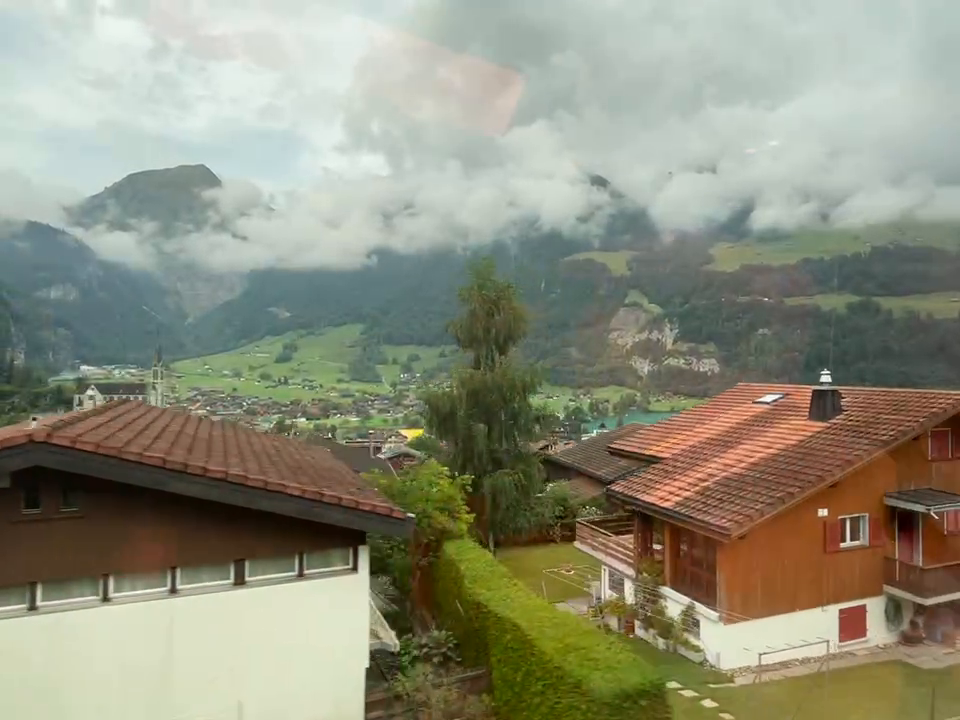
#> input picture frame 38 of image/test2.mp4, 960 x 720 px
$ python ORB.py
#> lines starting #> are read from the running program, lines starting #| are printed output that depends on the picture
import cv2
import numpy as np

# file_name = 'image/test1.mp4'
file_name = 'image/test2.mp4'

cap = cv2.VideoCapture(file_name)
cap_delay = cv2.VideoCapture(file_name)


orb = cv2.ORB_create(nfeatures=500,scaleFactor=1.2,nlevels=8,edgeThreshold=31,firstLevel=0,WTA_K=2,scoreType=cv2.ORB_HARRIS_SCORE,patchSize=31,fastThreshold=20)
ret, frame = cap.read()
#> frame is the input picture: shape (720, 960, 3); mean B, G, R 123.2, 142.8, 142.3
ret_delay, delay_frame = cap_delay.read()
fig = np.hstack((frame,delay_frame))
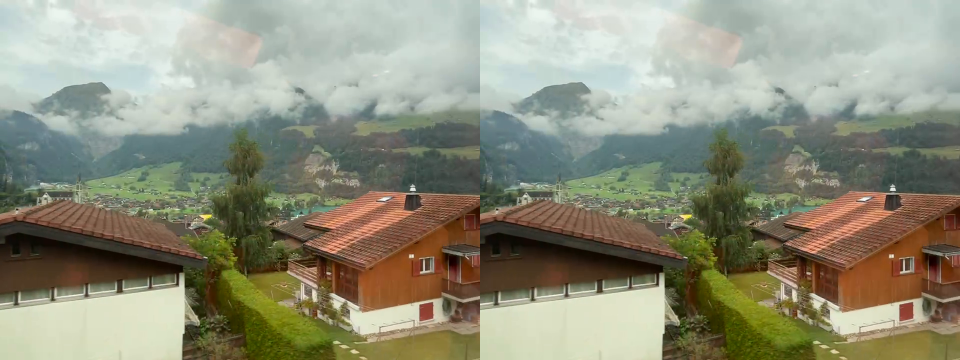
#> fig: shape (720, 1920, 3) (shown at 1/2 size); mean B, G, R 123.2, 142.8, 142.3

delay = -5
while True:
    cv2.imshow('camera',fig)
    delay += 1

    ret, frame_new = cap.read()
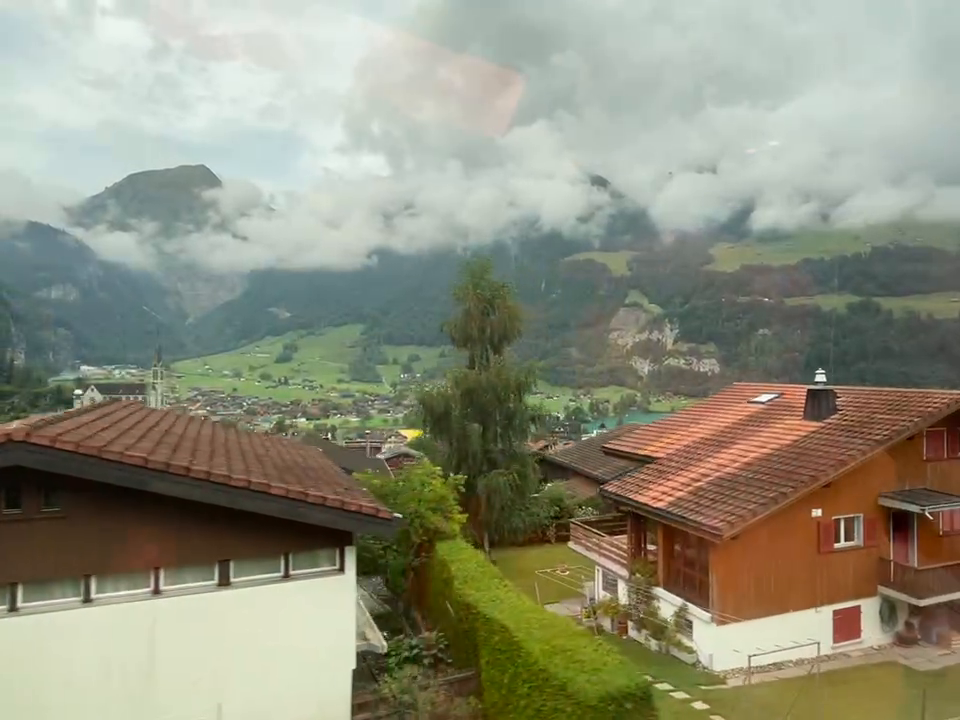
#> input picture frame 39 of image/test2.mp4, 960 x 720 px
#> frame_new is the input picture: shape (720, 960, 3); mean B, G, R 123.1, 142.7, 142.3
    if ret:
        frame = frame_new
        kp,des = orb.detectAndCompute(frame,None)
#> kp = 500 keypoints; strongest (x, y, size): (823, 375, 31), (845, 540, 31), (818, 371, 37.2), (823, 376, 37.2)
    # image_with_keypoints = cv2.drawKeypoints(frame, kp, None, color=(0,255,0),flags=0)

    if delay>0:
        ret_delay, delay_frame = cap_delay.read()
        if not ret_delay:
            break
        kp_delay,des_delay = orb.detectAndCompute(delay_frame,None)
        # image_delay_with_keypoints = cv2.drawKeypoints(delay_frame, kp_delay, None, color=(0,255,0),flags=0)

        bf = cv2.BFMatcher(cv2.NORM_HAMMING, crossCheck = True)
        matches = bf.match(des, des_delay)
        # matches = sorted(matches, key = lambda x:x.distance)
        fig = cv2.drawMatches(frame, kp, delay_frame, kp_delay, matches, None, flags=2)

    if cv2.waitKey(25) & 0xFF == ord('q'):
#> (key q is pressed here)
        break

cap.release()
cv2.destroyAllWindows()

$ run again, starting later in the video
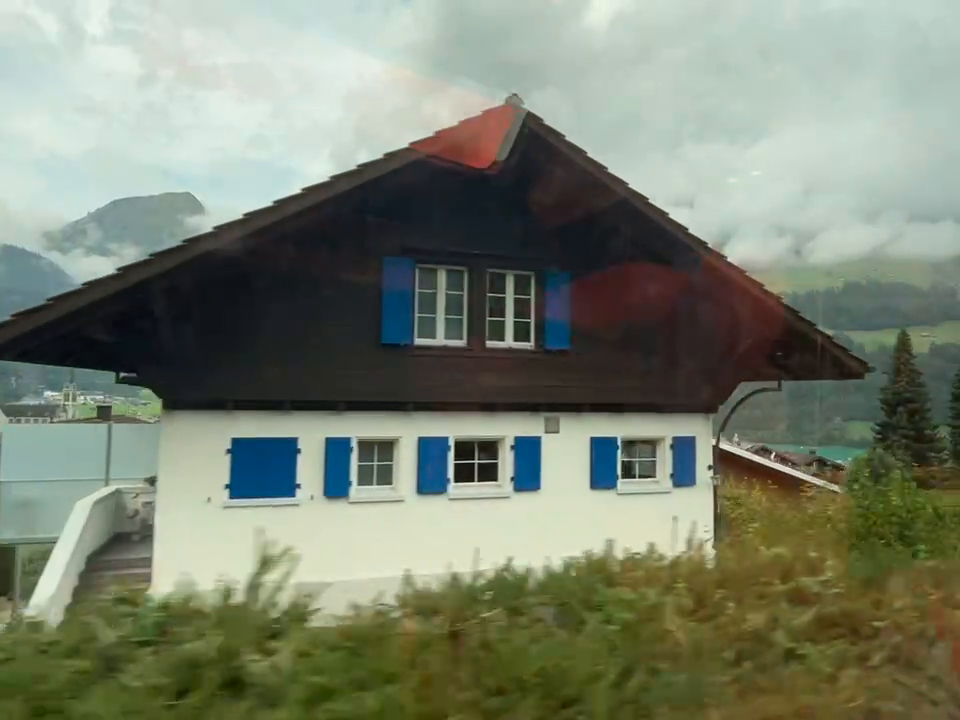
#> input picture frame 174 of image/test2.mp4, 960 x 720 px
#> frame is the input picture: shape (720, 960, 3); mean B, G, R 111.4, 129.1, 121.5
#> `fig = np.hstack((frame,delay_frame))`:
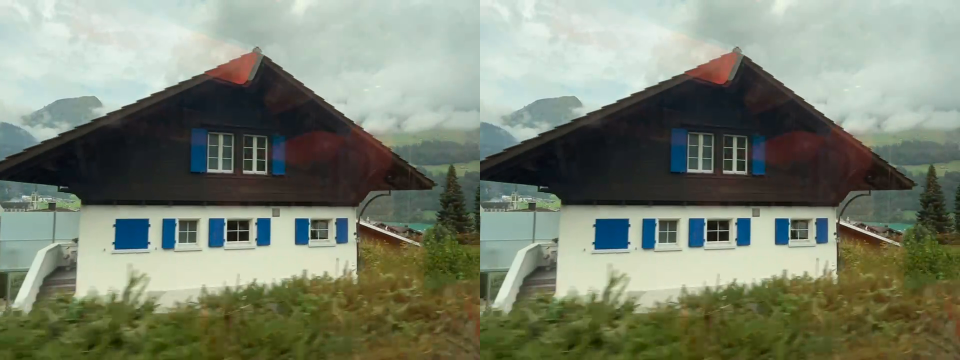
#> fig: shape (720, 1920, 3) (shown at 1/2 size); mean B, G, R 111.4, 129.1, 121.5
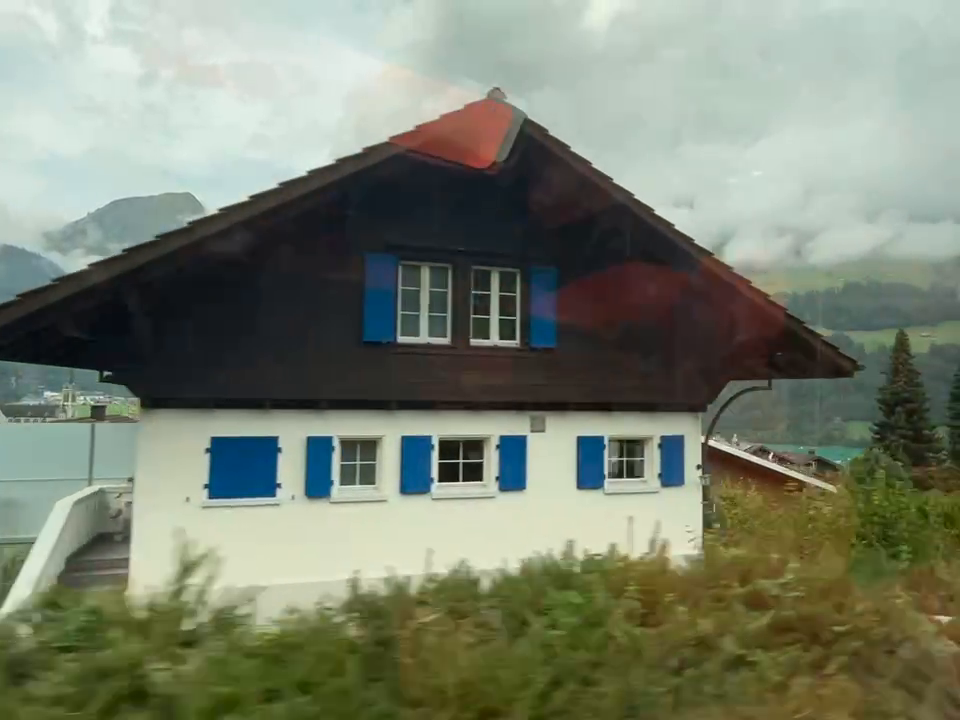
#> input picture frame 175 of image/test2.mp4, 960 x 720 px
#> frame_new is the input picture: shape (720, 960, 3); mean B, G, R 110.3, 127.9, 120.7
#> kp = 500 keypoints; strongest (x, y, size): (439, 463, 31), (458, 480, 31), (440, 458, 31), (439, 481, 31)

$ run again, starting later in the video
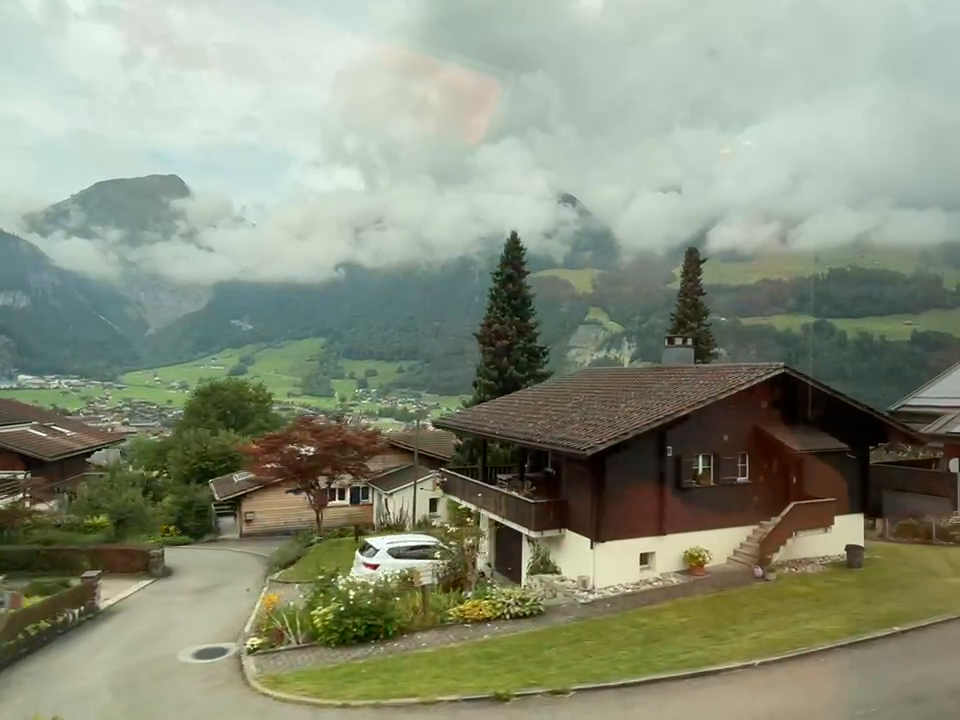
#> input picture frame 310 of image/test2.mp4, 960 x 720 px
#> frame is the input picture: shape (720, 960, 3); mean B, G, R 121.9, 142.5, 135.6
#> `fig = np.hstack((frame,delay_frame))`:
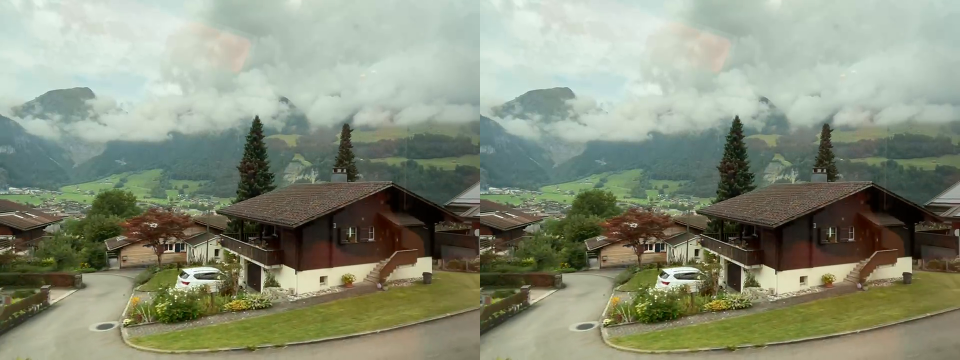
#> fig: shape (720, 1920, 3) (shown at 1/2 size); mean B, G, R 121.9, 142.5, 135.6
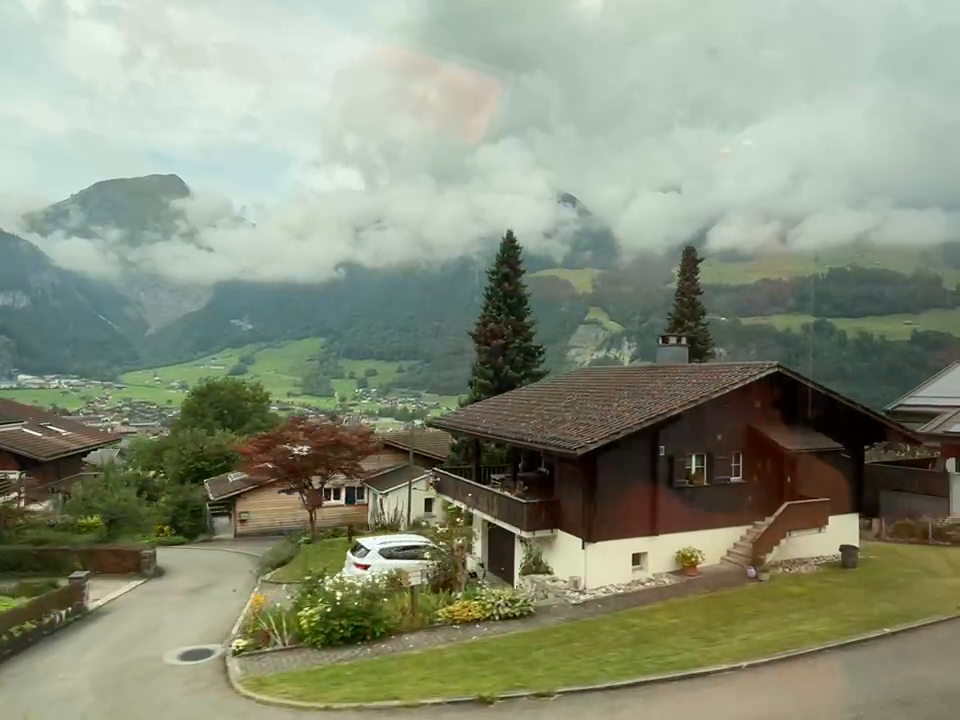
#> input picture frame 311 of image/test2.mp4, 960 x 720 px
#> frame_new is the input picture: shape (720, 960, 3); mean B, G, R 121.5, 142.3, 135.3
#> kp = 500 keypoints; strongest (x, y, size): (334, 498, 31), (337, 498, 44.6), (368, 566, 31), (368, 550, 31)
